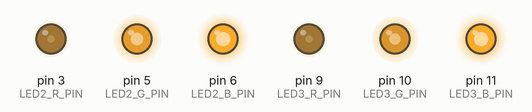
Bench run of a sketch on a simulated Arduino Uno, built with avr-gcc and run on an emulated ATmega328P. Parts: output pins drawn as LEDs (lit = HIGH). Random numbers use the default seed unless the sketch sets one.

Above: at 0.3 s.
At 36.01 s:
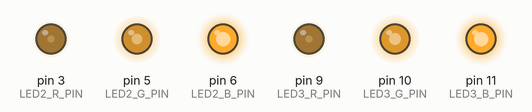
Timing chart, 0 to 40.0 s (numbered marks = the images above):
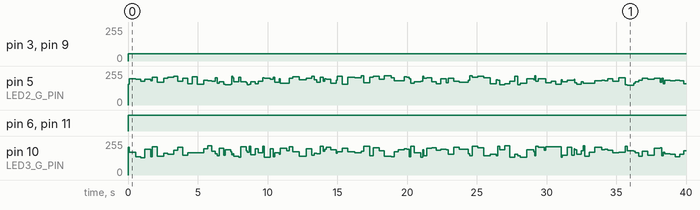

The sketch:

sketch-fire.ino
```cpp
const int LED2_R_PIN = 3;
const int LED2_G_PIN = 5;
const int LED2_B_PIN = 6;
const int LED3_R_PIN = 9;
const int LED3_G_PIN = 10;
const int LED3_B_PIN = 11;

void setup() {
  // Définir les broches des LED comme des sorties
  pinMode(LED2_R_PIN, OUTPUT);
  pinMode(LED2_G_PIN, OUTPUT);
  pinMode(LED2_B_PIN, OUTPUT);
  pinMode(LED3_R_PIN, OUTPUT);
  pinMode(LED3_G_PIN, OUTPUT);
  pinMode(LED3_B_PIN, OUTPUT);
}

void loop() {
  // Générer des variations de couleurs chaudes pour simuler l'effet feu de cheminée

  int redValue2 = random(55, 0); // Rouge chaud
  int greenValue2 = random(150, 220);  // Orange chaud
  int blueValue2 = random(255, 230);   // Faible intensité de bleu
  int redValue3 = random(55, 0); // Rouge chaud
  int greenValue3 = random(130, 220);  // Orange chaud
  int blueValue3 = random(255, 230);   // Faible intensité de bleu


  analogWrite(LED2_R_PIN, redValue2);
  analogWrite(LED2_G_PIN, greenValue2);
  analogWrite(LED2_B_PIN, blueValue2);
  analogWrite(LED3_R_PIN, redValue3);
  analogWrite(LED3_G_PIN, greenValue3);
  analogWrite(LED3_B_PIN, blueValue3);

  // Ajouter un petit délai pour simuler le crépitement du feu
  delay(random(50, 500));
}
```

Measured:
- by itself, pin 3 (LED2_R_PIN), pin 9 (LED3_R_PIN): 0/255 → 55/255 at 0.00 s
- by itself, pin 6 (LED2_B_PIN), pin 11 (LED3_B_PIN): LOW → HIGH at 0.00 s
